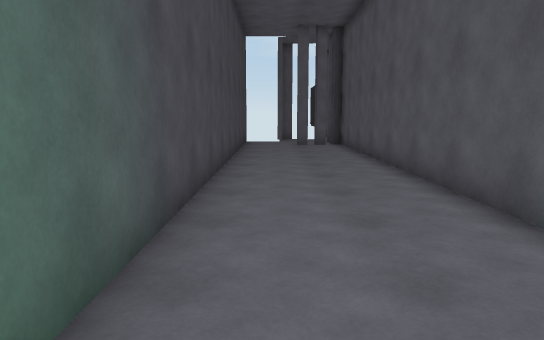
View 1 (above)

13 first-person views from a walk through a Unity game level. The camera is 1.4 m above the floor, tilts 8° down and sees 70° across. The floor is counted in squares, 1 m on a side. Each view is taken from the middle of a square. On the plan, view 1 faces up. The plan holds only what a view shows up to about 16 squares ahead; the rest is blank. The place goes on beyond the plan.

View 2
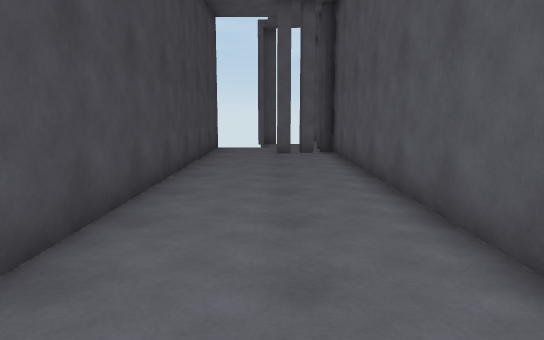

View 3
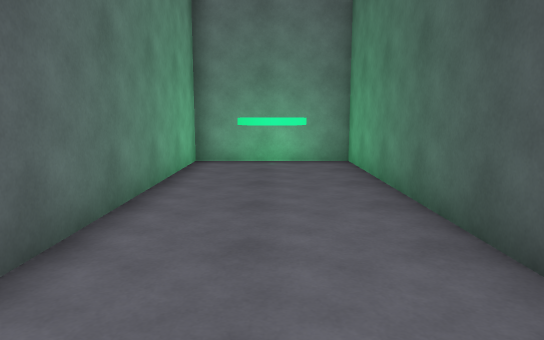

View 4
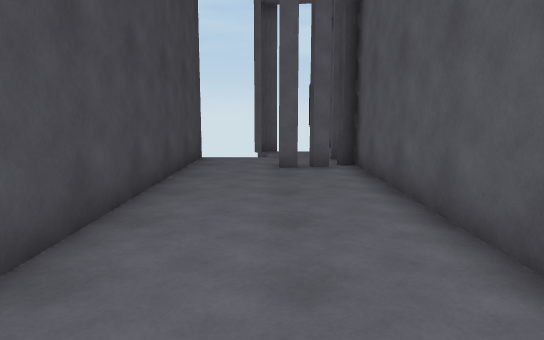

View 5
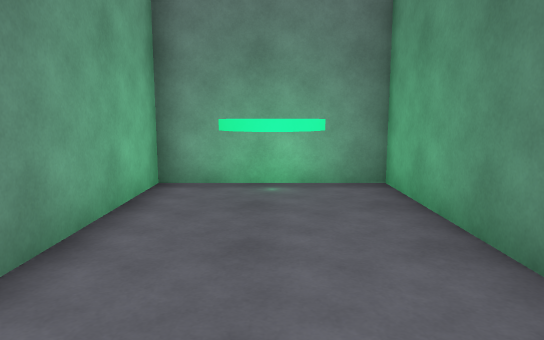

View 6
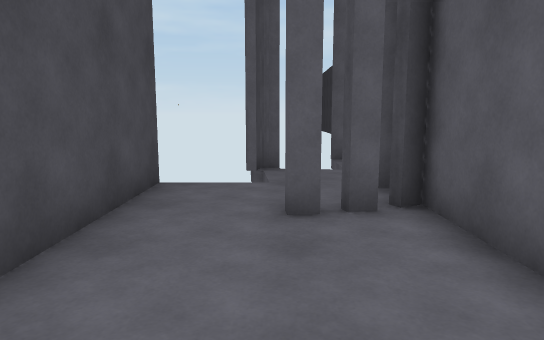

View 7
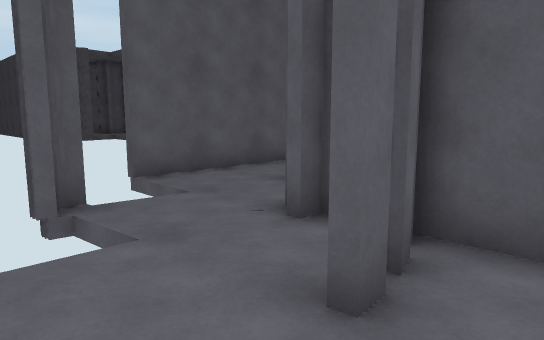

View 8
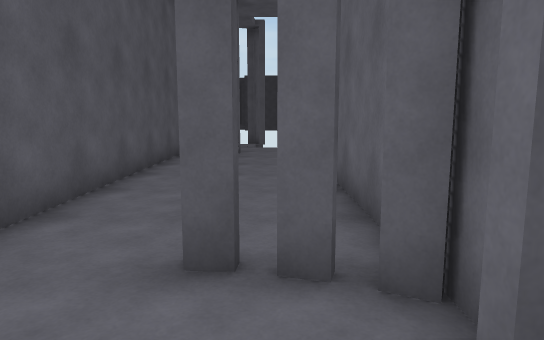

View 9
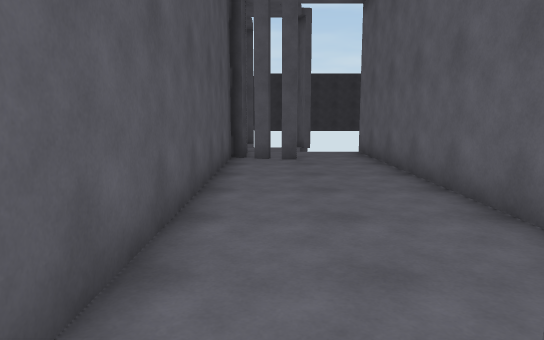

View 10
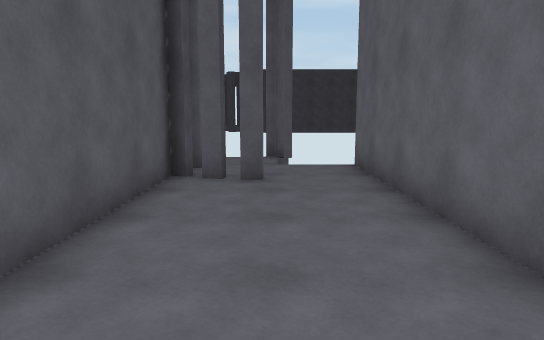

View 11
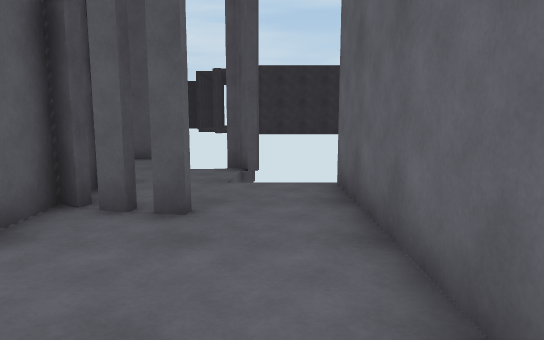

View 12
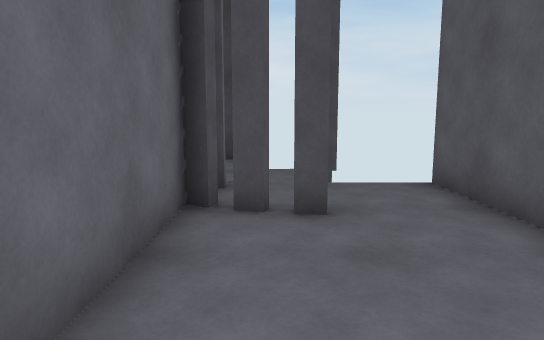

View 13
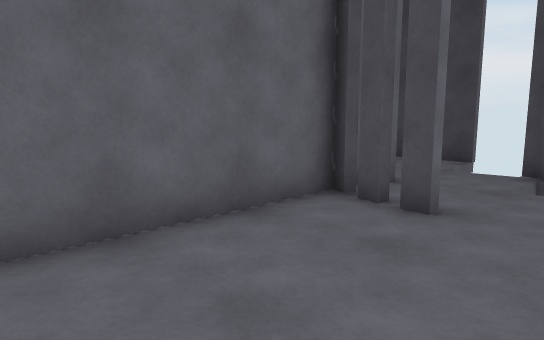

### Floor plan
Points are (right, up) in squares from view 1. A wall is a line through its corners. A room is listed if a view was taken in it or the views show most of it. See-through windows are left out.
Room 1 (views 1, 2, 3, 4, 5, 6, 7, 8)
walls: (1.7, 18.4) (1.2, 18.4); (2.6, 18.7) (2, 18.5); (-1.4, 21.1) (-1.4, -5) (3.4, -5) (3.4, 19) (2.9, 18.8)
ways out: opening at (2, 22) to room 2
Room 2 (views 9, 10, 11, 12, 13)
walls: (5.6, 22.9) (5.6, 22.2); (16.4, 23.2) (16.4, 23.7); (5.5, 22) (5.3, 21.4); (16.5, 24) (16.7, 24.6); (5.3, 22.3) (5.4, 22.9); (5.1, 21.5) (5.3, 22.1); (5.2, 21.1) (4.9, 20.5); (16.8, 24.9) (17, 25.4) (2.9, 25.4); (4.7, 20.7) (5, 21.2); (4, 20.6) (19.1, 20.6)
ways out: opening at (2, 22) to room 1; opening at (20, 24); gap at (17, 24)

Positions as (right, up) in squares from view 1, and headings:
1: (0, 0), facing up
2: (1, 4), facing up
3: (1, 7), facing down
4: (1, 8), facing up
5: (1, 3), facing down
6: (1, 13), facing up
7: (-1, 17), facing up-right
8: (2, 22), facing right
9: (4, 24), facing right
10: (8, 23), facing right
11: (11, 22), facing right
12: (11, 22), facing left
13: (11, 25), facing down-left
